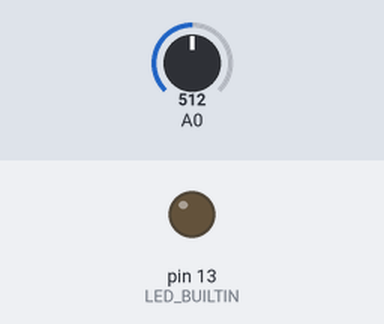
Bench run of a sketch on a simulated Arduino Uno, built with avr-gcc and run on an emulated ATmega328P. Shown: output pins drawn as LEDs (lit = HIGH). The test bench sets the inputs (shaded band); at power-on: A0 = 512.

Above: at 2.8 s.
2.9 s: A0 set to 318
5.6 s: A0 set to 283
At 6.7 s:
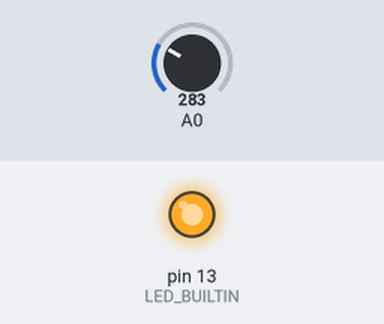
8.3 s: A0 set to 306
At 10.9 s:
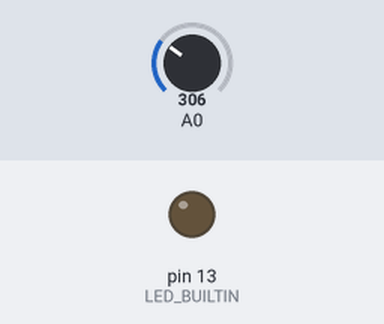
11.5 s: A0 set to 290
At 12.5 s:
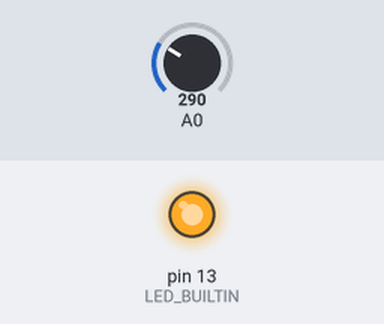
Timing chart, 0 to 14.5 s (numbered marks = the images above; inputs shaded):
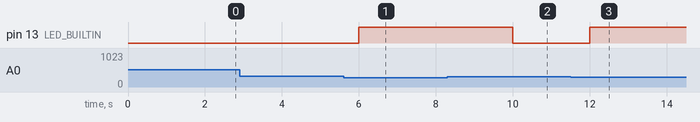

Measured:
- the behaviour switches between 301 and 300 on A0 (found by bisection; images 0 and 1)
- after the input at 2.9 s, every drawn part: stays the same
- after the input at 5.6 s, pin 13 (LED_BUILTIN): LOW → HIGH after 0.40 s
- after the input at 8.3 s, pin 13 (LED_BUILTIN): HIGH → LOW after 1.7 s
- after the input at 11.5 s, pin 13 (LED_BUILTIN): LOW → HIGH after 0.50 s

The sketch:

SmartPlant.ino
```cpp
/* SmartPlant
 *  Greg McIntyre
 *  1/8/18
 *
 *  John has many plants on the balcony of his house. These plants require constant attention and caring. He has to water them when they require, add fertilizers and pesticide.
 *
 * One of the most tedious tasks that John has to do is to keep the plants’ soil moist at all times. Otherwise the plants will not be in good shape and may not survive. John
 * has become very busy these days and with his age it is hard for him to keep record and remember when to water the plants. He is looking for a smart solution to notify him
 * when the plants need to be watered. Such a solution needs to provide a notification using an LED light connected to the pot to turn on and indicate when the soil moisture
 * is below a certain limit.
 *
 * This code contains a modified version of niroshini's DFRobotSoilMositure
 *
 * Assumptions
 * 0    ~ 300     dry soil
 * 300  ~ 700     humid soil
 * 700  ~ 950     in water
 *
 */

void setup() {
  pinMode(LED_BUILTIN, OUTPUT);
  //Serial.begin(9600); // open serial port, set the baud rate as 9600 bps
}
void loop() {
  int val;
  val = read();
  compare(val);
  delay(2000);
}

int read () {
  int val;
  val = analogRead(0);  //read from pin 0
  //Serial.println(val); //print the value to serial port
  return val;
}

void compare(int val){
    if (val<=300){                      //if soil is dry
    digitalWrite(LED_BUILTIN, HIGH);
  }else{
    digitalWrite(LED_BUILTIN, LOW);
  }
}
```
